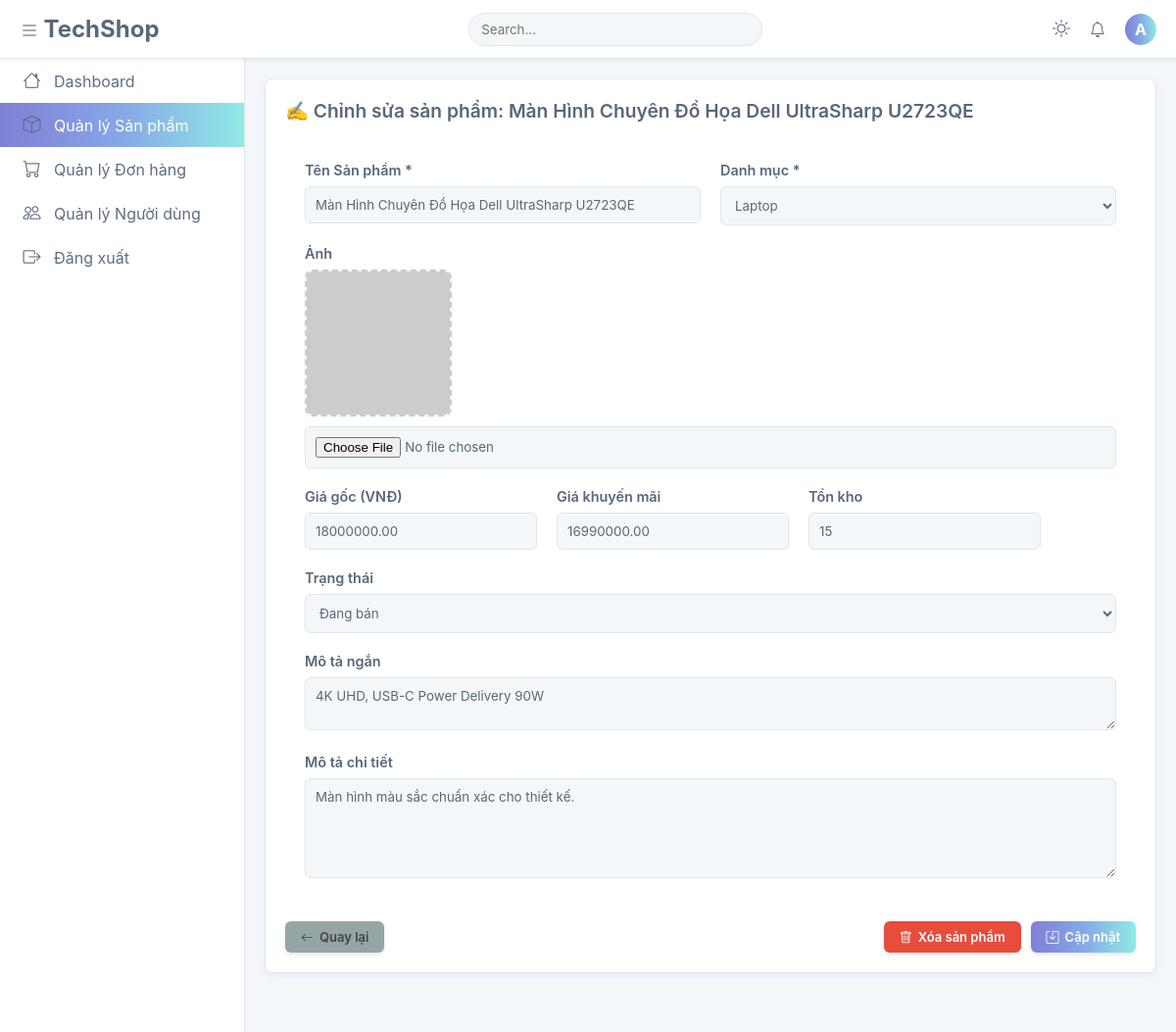
Before: /public/admin/edit_products.php?id=44 (signed in) with the older database file.
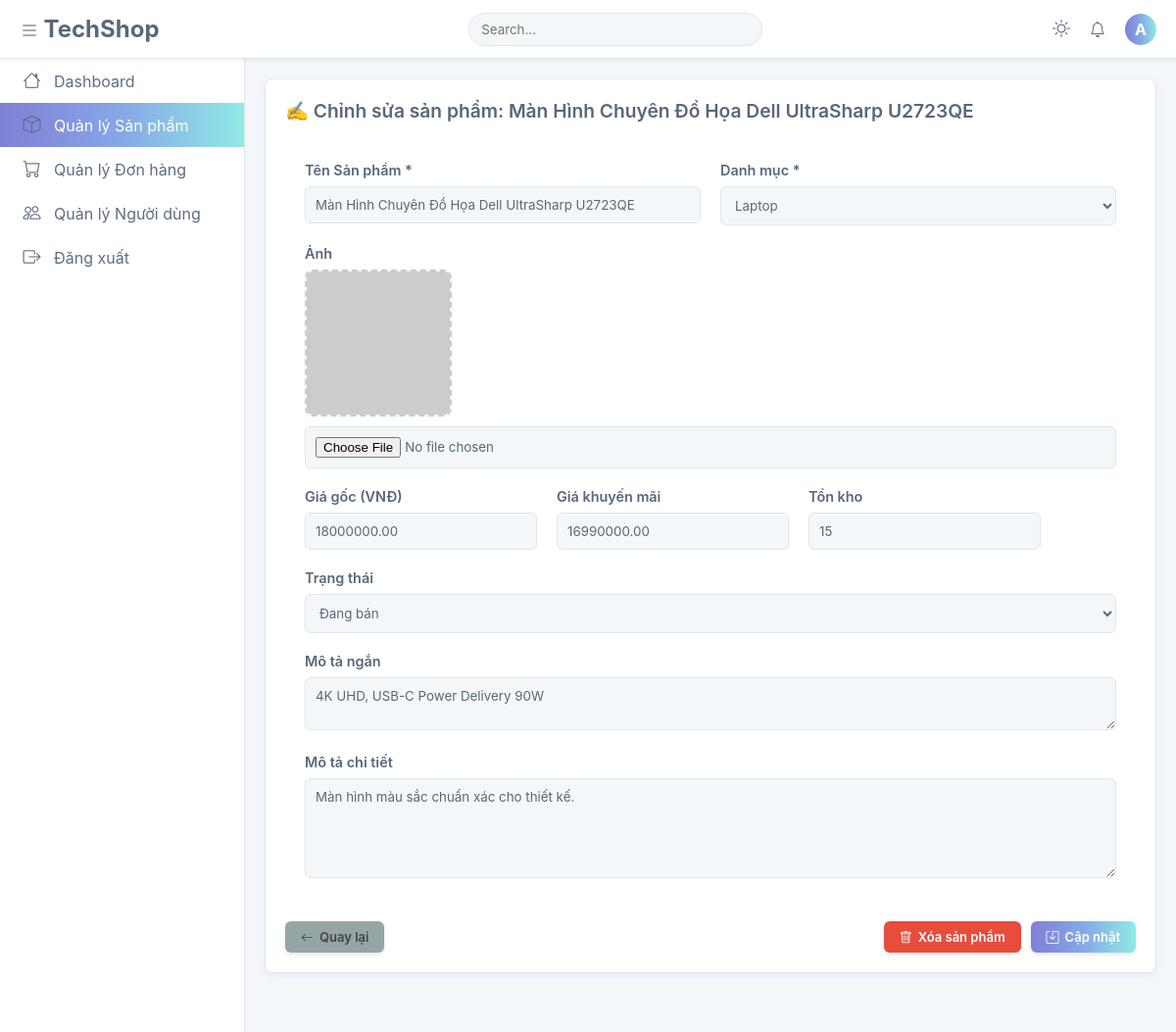
After: the same page with the newer database file.
### tables this page shows
CREATE TABLE `san_pham` (
  `id` int(11) NOT NULL AUTO_INCREMENT,
  `id_dm` int(11) NOT NULL,
  `ten_sp` varchar(255) NOT NULL,
  `gia` decimal(10,2) NOT NULL,
  `gia_khuyen_mai` decimal(10,2) DEFAULT NULL,
  `so_luong_ton` int(11) NOT NULL DEFAULT 0,
  `hinh_anh` varchar(255) DEFAULT NULL COMMENT 'Đường dẫn file ảnh',
  `mo_ta_ngan` varchar(500) DEFAULT NULL,
  `chi_tiet` longtext DEFAULT NULL,
  `ngay_nhap` datetime NOT NULL DEFAULT current_timestamp(),
  `luot_xem` int(11) NOT NULL DEFAULT 0,
  `trang_thai` tinyint(1) NOT NULL DEFAULT 1 COMMENT '1: Bán, 0: Ngừng bán',
  PRIMARY KEY (`id`),
  UNIQUE KEY `ten_sp` (`ten_sp`),
  KEY `id_dm` (`id_dm`),
  CONSTRAINT `san_pham_ibfk_1` FOREIGN KEY (`id_dm`) REFERENCES `danh_muc` (`id`) ON UPDATE CASCADE
);

### app/config/env.php (called while the page is built)
<?php
function env($key, $default = null) {
    static $data;
    if (!$data) {
        $data = [];
        $path = __DIR__ . '/.env';
        if (file_exists($path)) {
            $lines = file($path, FILE_IGNORE_NEW_LINES | FILE_SKIP_EMPTY_LINES);
            foreach ($lines as $line) {
                [$k, $v] = explode('=', $line, 2);
                $data[$k] = $v;
            }
        }
    }
    return $data[$key] ?? $default;
}

### app/config/database.php (called while the page is built, shortened)
<?php
require_once __DIR__ . "/env.php";
class Database {
    public $conn;
    public function __construct() {
        $this->conn = new mysqli(
            env("DB_HOST"),
            env("DB_USER"),
            env("DB_PASS"),
            env("DB_NAME")
        );
        $this->conn->set_charset("utf8");
    }
    public function getConnection() {
        return $this->conn;
    }
}

### app/controllers/ProductController.php (called while the page is built, shortened)
<?php
require_once __DIR__ . '/../models/Product.php';
class ProductController {
    private $model;
    public function __construct() {
        $this->model = new Product();
    }
    public function detail($id) {
        $item = $this->model->getById($id);
        return $item
            ? ["success" => true, "data" => $item]
            : ["success" => false, "message" => "Không tìm thấy sản phẩm!"];
    }
}

### app/models/Product.php (called while the page is built, shortened)
<?php
require_once __DIR__ . '/../config/database.php';
class Product {
    public $conn;
    public function __construct() {
        $this->conn = (new Database())->getConnection();
    }
    public function getById($id) {
        $sql = "
            SELECT sp.*, dm.ten_dm AS category_name
            FROM san_pham sp
            LEFT JOIN danh_muc dm ON sp.id_dm = dm.id
            WHERE sp.id = ?
        ";
        $stmt = $this->conn->prepare($sql);
        $stmt->bind_param("i", $id);
        $stmt->execute();
        return $stmt->get_result()->fetch_assoc();
    }
}

### public/admin/edit_products.php (the view, shortened to what this page needs)
<?php
require_once __DIR__ . '/../../app/controllers/ProductController.php';
$id = $_GET['id'] ?? 0;
$controller = new ProductController();
$res = $controller->detail($id);
$sp = $res["data"];
?>
<!DOCTYPE html>
<html lang="vi">
<head>
    <link rel="stylesheet" href="/TechShop/public/assets/css/cssAdmin/admin_style.css">
    <link rel="stylesheet" href="https://cdn.jsdelivr.net/npm/bootstrap-icons@1.11.1/font/bootstrap-icons.css">
</head>
<body>
<div class="app-wrapper">
    <?php
        $active_page = 'products';
        include __DIR__ . '/../includes/Admin/layout_sidebar.php';
    ?>
    <main class="main-content">
        <div class="card">
            <form action="/TechShop/admin/products/update" method="POST" enctype="multipart/form-data" id="updateForm">
                <div class="card-header">
                    <h5 class="card-title">✍️ Chỉnh sửa sản phẩm: <?= htmlspecialchars($sp['ten_sp']) ?></h5>
                </div>
                <div class="card-body">
                    <div class="form-group row-group">
                        <div class="col-6">
                            <label for="ten_sp">Tên Sản phẩm *</label>
                            <input type="text" id="ten_sp" name="ten_sp" value="<?= htmlspecialchars($sp['ten_sp']) ?>" required class="form-control">
                        </div>
                        <div class="col-6">
                            <label for="id_dm">Danh mục *</label>
                            <select id="id_dm" name="id_dm" required class="form-control">
                                <option value="1" <?= $sp['id_dm']==1?'selected':'' ?>>Laptop</option>
                            </select>
                        </div>
                    </div>
                    <div class="form-group">
                        <label>Ảnh</label>
                        <div class="img-preview-box">
                            <img id="imgPreview" src="<?= htmlspecialchars($sp['hinh_anh']) ?>"
                                 onerror="this.src='https://via.placeholder.com/150?text=No+Image'"
                                 alt="Preview">
                        </div>
                        <input type="file" name="hinh_anh_file" id="imgInput" accept="image/*" class="form-control"
                               onchange="previewFile(this)">
                    </div>
                    <div class="form-group row-group">
                        <div class="col-4">
                            <label>Giá gốc (VNĐ)</label>
                            <input type="number" name="gia" min="1000" value="<?= $sp['gia'] ?>" class="form-control">
                        </div>
                        <div class="col-4">
                            <label>Giá khuyến mãi</label>
                            <input type="number" name="gia_khuyen_mai" min="0" value="<?= $sp['gia_khuyen_mai'] ?>" class="form-control">
                        </div>
                        <div class="col-4">
                            <label>Tồn kho</label>
                            <input type="number" name="so_luong_ton" value="<?= $sp['so_luong_ton'] ?>" min="0" class="form-control">
                        </div>
                    </div>
                    <div class="form-group">
                        <label>Trạng thái</label>
                        <select name="trang_thai" class="form-control">
                            <option value="1" <?= $sp['trang_thai']==1?'selected':'' ?>>Đang bán</option>
                        </select>
                    </div>
                    <div class="form-group">
                        <label>Mô tả ngắn</label>
                        <textarea name="mo_ta_ngan" class="form-control" rows="2"><?= htmlspecialchars($sp['mo_ta_ngan']) ?></textarea>
                    </div>
                    <div class="form-group">
                        <label>Mô tả chi tiết</label>
                        <textarea name="chi_tiet" rows="5" class="form-control"><?= htmlspecialchars($sp['chi_tiet']) ?></textarea>
                    </div>
                </div>
                <div class="card-footer">
                    <a href="/TechShop/public/admin/products" class="btn btn-secondary">
                        <i class="bi bi-arrow-left"></i> Quay lại
                    </a>
                    <div class="right-actions">
                        <button type="button" class="btn btn-delete" onclick="confirmDelete(<?= $sp['id'] ?>)">
                            <i class="bi bi-trash"></i> Xóa sản phẩm
                        </button>
                        <button type="button" class="btn btn-primary" onclick="confirmUpdate()">
                            <i class="bi bi-save"></i> Cập nhật
                        </button>
                    </div>
                </div>
            </form>
        </div>
    </main>
</div>
</body>
</html>z

### public/includes/Admin/layout_sidebar.php (shortened to what this page needs)
<nav class="top-navbar">
    <div class="navbar-left">
        <button class="sidebar-toggle" type="button"><i class="bi bi-list"></i></button>
        <a href="/TechShop/admin/dashboard" class="navbar-brand">TechShop</a>
    </div>
    <div class="navbar-search">
        <input type="text" placeholder="Search...">
    </div>
    <div class="navbar-right">
        <button class="theme-toggle" id="theme-toggle" type="button" title="Chuyển đổi Sáng/Tối">
            <span class="icon-sun"><i class="bi bi-sun" style="color: #5e6e82"></i></span>
        </button>
        <a href="#" class="nav-icon"><i class="bi bi-bell" style="color: #5e6e82"></i></a>
        <a href="#" class="nav-icon user-avatar">
            <?= isset($_SESSION['user']['name']) ? substr($_SESSION['user']['name'], 0, 1) : 'A' ?>
        </a>
    </div>
</nav>
<aside class="sidebar">
    <nav class="sidebar-nav">
        <ul>
            <li>
                <a href="/TechShop/admin/dashboard" class="<?= $active_page == 'dashboard' ? 'active' : '' ?>">
                    <span class="icon"><i class="bi bi-house" style="color: #5e6e82"></i></span>
                    <span class="title">Dashboard</span>
                </a>
            </li>
            <li>
                <a href="/TechShop/admin/products" class="<?= in_array($active_page, ['products', 'add_products', 'edit_products', 'detail_products']) ? 'active' : '' ?>">
                    <span class="icon"><i class="bi bi-box" style="color: #5e6e82"></i></span>
                    <span class="title">Quản lý Sản phẩm</span>
                </a>
            </li>
            <li>
                <a href="/TechShop/admin/orders" class="<?= in_array($active_page, ['orders', 'order_detail']) ? 'active' : '' ?>">
                    <span class="icon"><i class="bi bi-cart" style="color: #5e6e82"></i></span>
                    <span class="title">Quản lý Đơn hàng</span>
                </a>
            </li>
            <li>
                <a href="/TechShop/admin/users" class="<?= in_array($active_page, ['users', 'edit_user']) ? 'active' : '' ?>">
                    <span class="icon"><i class="bi bi-people" style="color: #5e6e82"></i></span>
                    <span class="title">Quản lý Người dùng</span>
                </a>
            </li>
            <li class="sidebar-logout">
                <a href="/TechShop/login.php">
                    <span class="icon"><i class="bi bi-box-arrow-right" style="color: #5e6e82"></i></span>
                    <span class="title">Đăng xuất</span>
                </a>
            </li>
        </ul>
    </nav>
</aside>

### public/admin/edit_products.php (style rules this page uses)
.img-preview-box { width: 150px; height: 150px; border: 2px dashed #ccc; border-radius: 8px; display: flex; align-items: center; justify-content: center; overflow: hidden; background: #f9f9f9; margin-bottom: 10px; }
.img-preview-box img { width: 100%; height: 100%; object-fit: cover; }
.card-footer { display: flex; justify-content: space-between; align-items: center; }
.right-actions { display: flex; gap: 10px; }

Changed rows visible on the page:
changed san_pham "Màn Hình Chuyên Đồ Họa Dell UltraSharp U2723QE": id_dm (not shown) → "Laptop"
Other visible differences:
form field id_dm: "Laptop" → (not shown)
